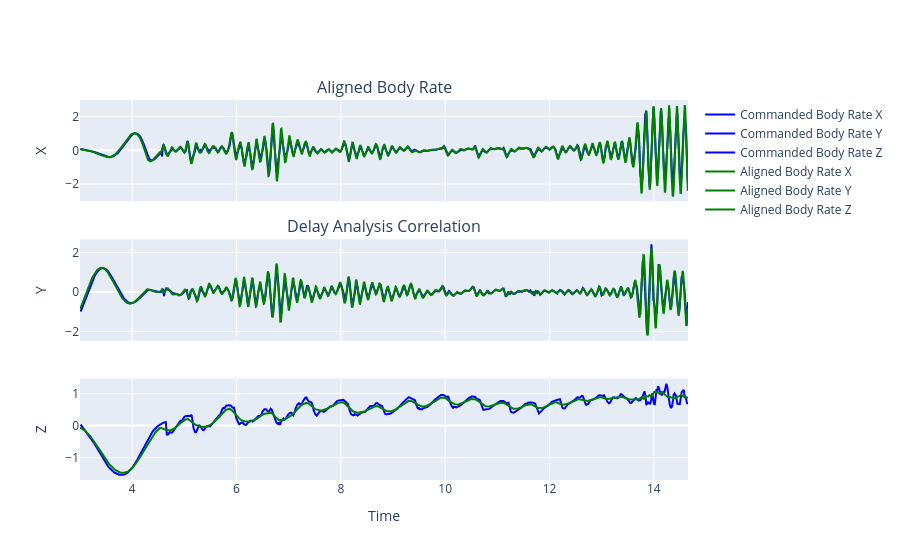

The cell this chart's notebook holds for it:
### Code cell
# --- Analyze delay between commands and state estimates body rates ---
# Get a specific time interval for analysis
# time_interval = [0.8, 2.4]
time_interval = [3, 15]


t_state = state_estimates.time.to_numpy() - t_min
t_cmd = commands.time.to_numpy() - t_min

state_interval_idx = (t_state >= time_interval[0]) & (t_state <= time_interval[1])
cmd_interval_idx = (t_cmd >= time_interval[0]) & (t_cmd <= time_interval[1])

state_body_rates = state_estimates.velocity_angular.to_numpy()[state_interval_idx]
t_states = t_state[state_interval_idx]
cmd_body_rates = commands.body_rates.to_numpy()[cmd_interval_idx]
t_cmds = t_cmd[cmd_interval_idx]


i = 0
lag_samples, delay_x, cmd_x_aligned = sa.run_delay_analysis_nonuniform(state_body_rates[:,i], t_states, cmd_body_rates[:,i], t_cmds)
i = 1
lag_samples, delay_y, cmd_y_aligned = sa.run_delay_analysis_nonuniform(state_body_rates[:,i], t_states, cmd_body_rates[:,i], t_cmds)
i = 2
lag_samples, delay_z, cmd_z_aligned = sa.run_delay_analysis_nonuniform(state_body_rates[:,i], t_states, cmd_body_rates[:,i], t_cmds)

print(f"Delay X: {delay_x:.5f} s, Y: {delay_y:.5f} s, Z: {delay_z:.5f} s")
print(f"Avg Delay: {(delay_x + delay_y + delay_z) / 3:.5f} s")

cmd_body_rate_aligned = np.vstack((cmd_x_aligned, cmd_y_aligned, cmd_z_aligned)).T

fig = make_subplots(rows=3, cols=1, shared_xaxes=True,
    subplot_titles=("Aligned Body Rate", "Delay Analysis Correlation"),
    vertical_spacing=0.1
)
plt.add_xyz_traces_stacked(fig, t_cmds, cmd_body_rate_aligned, label_prefix="Commanded Body Rate", line=dict(color='blue'))
plt.add_xyz_traces_stacked(fig, t_states, state_body_rates, label_prefix="Aligned Body Rate", line=dict(color='green'))

fig.show()

### Figure 1 — Plotly figure (JSON) as saved in the notebook; plotly's stock layout.template omitted (floating-point values rounded to 4 significant figures; data arrays with more than 128 entries replaced by an {"elided": "..."} marker saying what was removed)
{"data": [{"hovertemplate": "Commanded Body Rate X<br>Time: %{x:.2f}<br>Value: %{y:.2f}<extra></extra>", "line": {"color": "blue"}, "mode": "lines", "name": "Commanded Body Rate X", "type": "scatter", "x": {"elided": "1011 float values"}, "xaxis": "x", "y": {"elided": "1011 float values"}, "yaxis": "y"}, {"hovertemplate": "Commanded Body Rate Y<br>Time: %{x:.2f}<br>Value: %{y:.2f}<extra></extra>", "line": {"color": "blue"}, "mode": "lines", "name": "Commanded Body Rate Y", "type": "scatter", "x": {"elided": "1011 float values"}, "xaxis": "x2", "y": {"elided": "1011 float values"}, "yaxis": "y2"}, {"hovertemplate": "Commanded Body Rate Z<br>Time: %{x:.2f}<br>Value: %{y:.2f}<extra></extra>", "line": {"color": "blue"}, "mode": "lines", "name": "Commanded Body Rate Z", "type": "scatter", "x": {"elided": "1011 float values"}, "xaxis": "x3", "y": {"elided": "1011 float values"}, "yaxis": "y3"}, {"hovertemplate": "Aligned Body Rate X<br>Time: %{x:.2f}<br>Value: %{y:.2f}<extra></extra>", "line": {"color": "green"}, "mode": "lines", "name": "Aligned Body Rate X", "type": "scatter", "x": {"elided": "1166 float values"}, "xaxis": "x", "y": {"elided": "1166 float values"}, "yaxis": "y"}, {"hovertemplate": "Aligned Body Rate Y<br>Time: %{x:.2f}<br>Value: %{y:.2f}<extra></extra>", "line": {"color": "green"}, "mode": "lines", "name": "Aligned Body Rate Y", "type": "scatter", "x": {"elided": "1166 float values"}, "xaxis": "x2", "y": {"elided": "1166 float values"}, "yaxis": "y2"}, {"hovertemplate": "Aligned Body Rate Z<br>Time: %{x:.2f}<br>Value: %{y:.2f}<extra></extra>", "line": {"color": "green"}, "mode": "lines", "name": "Aligned Body Rate Z", "type": "scatter", "x": {"elided": "1166 float values"}, "xaxis": "x3", "y": {"elided": "1166 float values"}, "yaxis": "y3"}], "layout": {"annotations": [{"font": {"size": 16}, "showarrow": false, "text": "Aligned Body Rate", "x": 0.5, "xanchor": "center", "xref": "paper", "y": 1, "yanchor": "bottom", "yref": "paper"}, {"font": {"size": 16}, "showarrow": false, "text": "Delay Analysis Correlation", "x": 0.5, "xanchor": "center", "xref": "paper", "y": 0.6333, "yanchor": "bottom", "yref": "paper"}], "xaxis": {"anchor": "y", "domain": [0, 1], "matches": "x3", "showticklabels": false}, "xaxis2": {"anchor": "y2", "domain": [0, 1], "matches": "x3", "showticklabels": false}, "xaxis3": {"anchor": "y3", "domain": [0, 1], "title": {"text": "Time"}}, "yaxis": {"anchor": "x", "domain": [0.7333, 1], "title": {"text": "X"}}, "yaxis2": {"anchor": "x2", "domain": [0.3667, 0.6333], "title": {"text": "Y"}}, "yaxis3": {"anchor": "x3", "domain": [0, 0.2667], "title": {"text": "Z"}}}}
